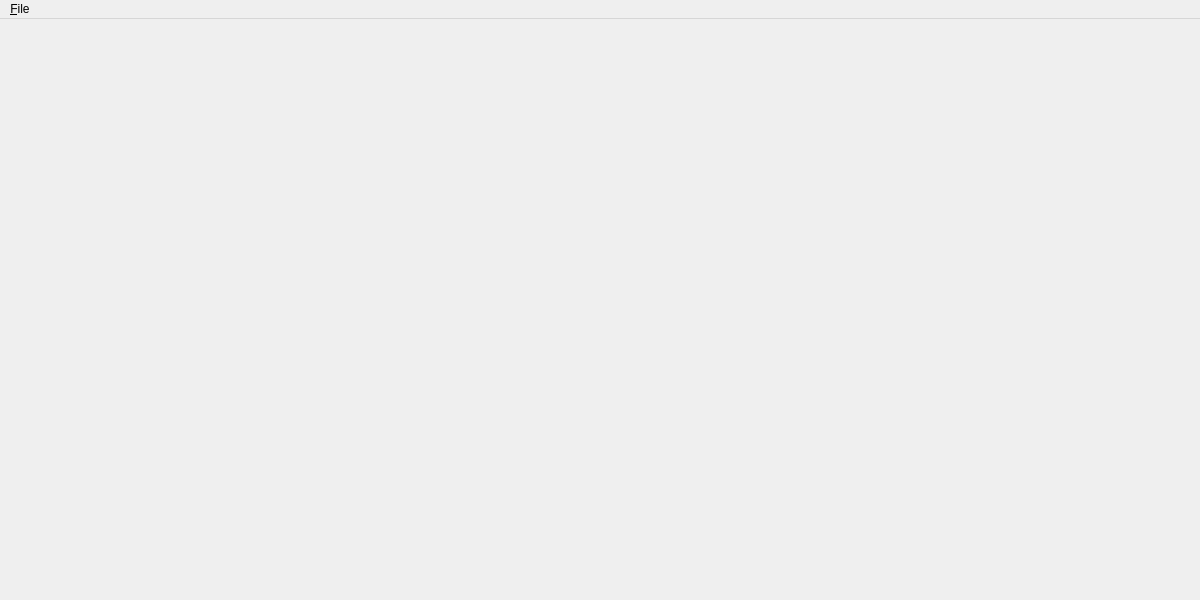
<?xml version="1.0" encoding="UTF-8"?>
<ui version="4.0">
 <class>MainWindow</class>
 <widget class="QMainWindow" name="MainWindow">
  <property name="geometry">
   <rect>
    <x>0</x>
    <y>0</y>
    <width>1200</width>
    <height>600</height>
   </rect>
  </property>
  <property name="windowTitle">
   <string>hex_viewer</string>
  </property>
  <widget class="QWidget" name="centralwidget">
   <layout class="QVBoxLayout" name="verticalLayout">
    <property name="leftMargin">
     <number>6</number>
    </property>
    <property name="topMargin">
     <number>6</number>
    </property>
    <property name="rightMargin">
     <number>6</number>
    </property>
    <property name="bottomMargin">
     <number>6</number>
    </property>
   </layout>
  </widget>
  <widget class="QMenuBar" name="menubar">
   <property name="geometry">
    <rect>
     <x>0</x>
     <y>0</y>
     <width>1200</width>
     <height>24</height>
    </rect>
   </property>
   <widget class="QMenu" name="menu_File">
    <property name="title">
     <string>&amp;File</string>
    </property>
    <addaction name="action_Load_file"/>
   </widget>
   <addaction name="menu_File"/>
  </widget>
  <action name="action_Load_file">
   <property name="text">
    <string>&amp;Load file</string>
   </property>
  </action>
 </widget>
 <resources/>
 <connections/>
</ui>
